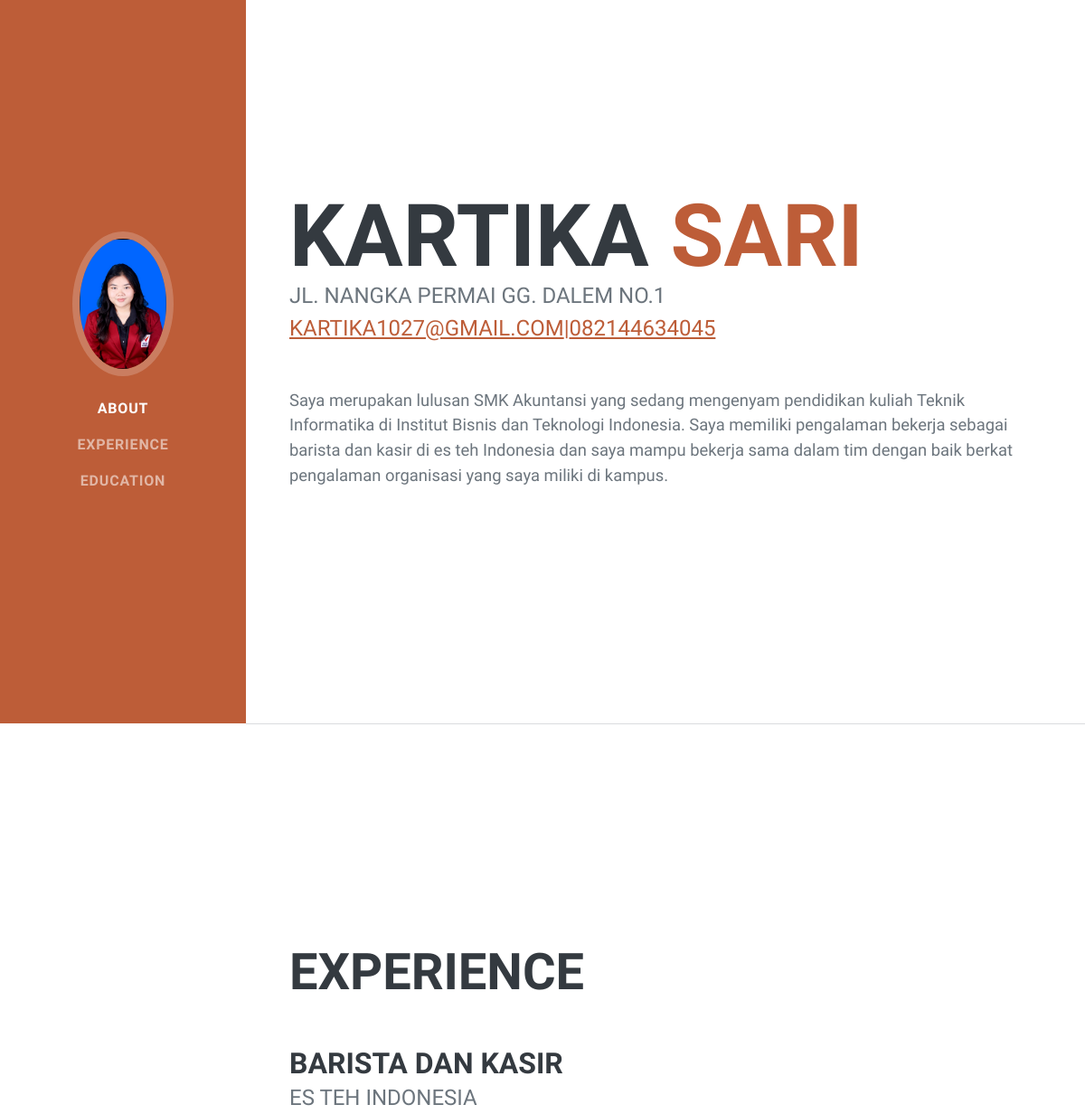
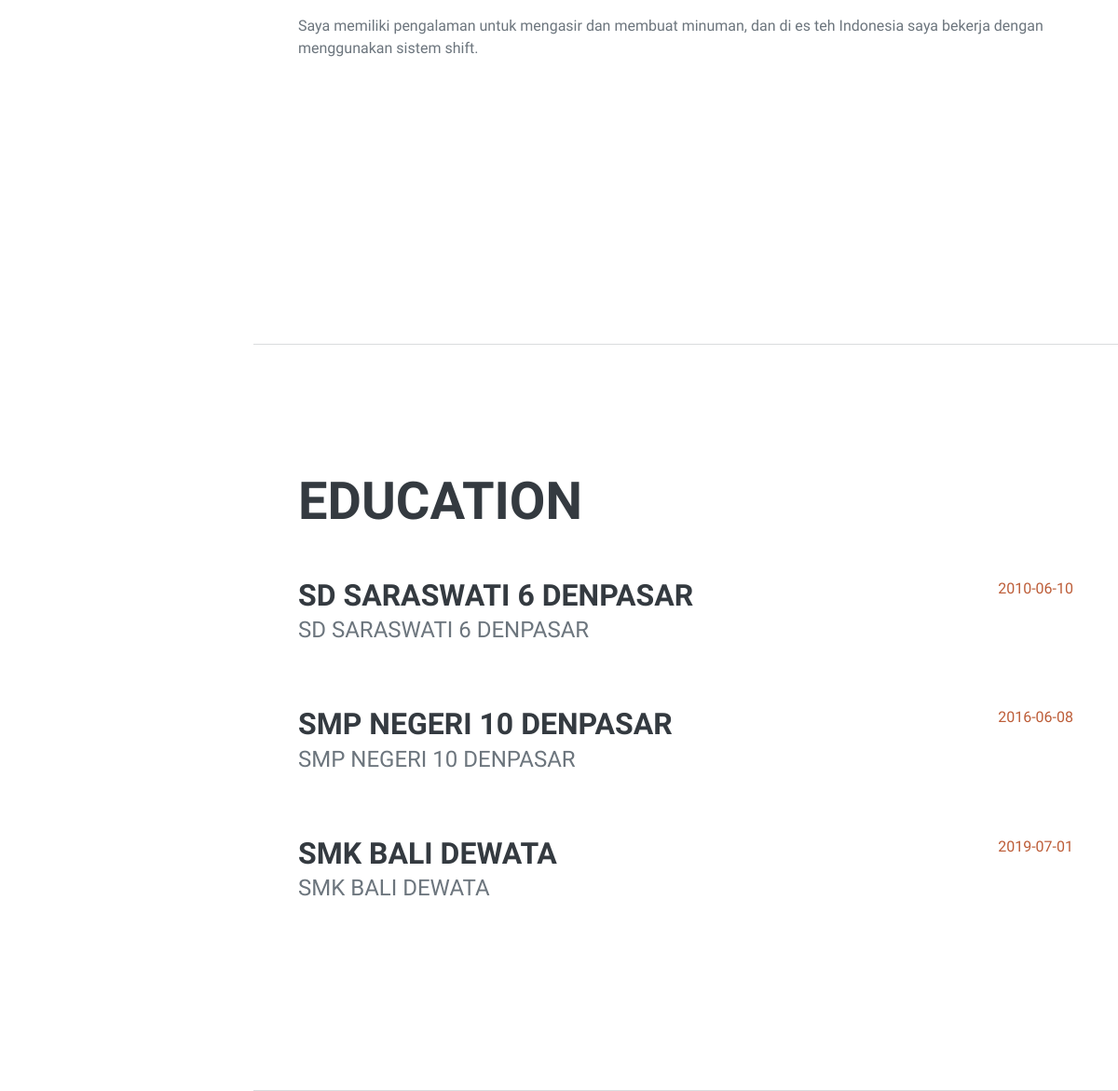
Page /depan/index.php on the committed database (2 pictures, top to bottom).
### tables this page shows
CREATE TABLE `about` (
  `id` int NOT NULL,
  `email` varchar(255) NOT NULL,
  `kontak` varchar(255) NOT NULL,
  `alamat` text NOT NULL,
  `deskripsi` text NOT NULL
);

CREATE TABLE `pengalaman` (
  `id` int NOT NULL,
  `posisi` varchar(255) NOT NULL,
  `perusahaan` varchar(255) NOT NULL,
  `deskripsi` text NOT NULL
);

CREATE TABLE `pendidkan` (
  `id` int NOT NULL,
  `nama` varchar(255) NOT NULL,
  `dari` date NOT NULL,
  `sampai` date NOT NULL
);

### depan/index.php (the view, shortened to what this page needs)
<!DOCTYPE html>
<html lang="en">
    <head>
        <link href="css/styles.css" rel="stylesheet" />
    </head>
    <body id="page-top">
        <nav class="navbar navbar-expand-lg navbar-dark bg-primary fixed-top" id="sideNav">
            <a class="navbar-brand js-scroll-trigger" href="#page-top">
                <span class="d-none d-lg-block"><img class="img-fluid img-profile rounded-circle mx-auto mb-2" src="assets/img/karti.PNG" alt="..." /></span>
            </a>
            <div class="collapse navbar-collapse" id="navbarResponsive">
                <ul class="navbar-nav">
                    <li class="nav-item"><a class="nav-link js-scroll-trigger" href="#about">About</a></li>
                    <li class="nav-item"><a class="nav-link js-scroll-trigger" href="#experience">Experience</a></li>
                    <li class="nav-item"><a class="nav-link js-scroll-trigger" href="#education">Education</a></li>
                </ul>
            </div>
        </nav>
        <div class="container-fluid p-0">
            <section class="resume-section" id="about">
                <div class="resume-section-content">
                    <h1 class="mb-0">
                        Kartika
                        <span class="text-primary">Sari</span>
                    </h1>
                    <?php
                    include 'koneksi.php';
                    $data = mysqli_query($koneksi,"select * from about");
                    while($d = mysqli_fetch_array($data)){
                    ?>
                    <div class="subheading mb-5">
                    <?php echo $d['alamat']; ?>
                        <a href="mailto:name@email.com"><?php echo $d['email']; ?>|<?php echo $d['kontak']; ?></a>
                    </div>
                    <p class="lead mb-5"><?php echo $d['deskripsi']; ?></p>
                </div>
                <?php
                        }
                        ?>
            </section>
            <hr class="m-0" />
            <section class="resume-section" id="experience">
                <div class="resume-section-content">
                    <h2 class="mb-5">Experience</h2>
                    <?php
                    include 'koneksi.php';
                    $data = mysqli_query($koneksi,"select * from pengalaman");
                    while($d = mysqli_fetch_array($data)){
                    ?>
                    <div class="d-flex flex-column flex-md-row justify-content-between mb-5">
                        <div class="flex-grow-1">
                            <h3 class="mb-0"><?php echo $d['posisi']; ?></h3>
                            <div class="subheading mb-3"><?php echo $d['perusahaan']; ?></div>
                            <p><?php echo $d['deskripsi']; ?></p>
                        </div>
                    </div>
                <?php
                    }
                    ?>
                </div>
            </section>
            <hr class="m-0" />
            <section class="resume-section" id="education">
                <div class="resume-section-content">
                    <h2 class="mb-5">Education</h2>
                    <?php
                    include 'koneksi.php';
                    $data = mysqli_query($koneksi,"select * from pendidkan");
                    while($d = mysqli_fetch_array($data)){
                    ?>
                    <div class="d-flex flex-column flex-md-row justify-content-between mb-5">
                        <div class="flex-grow-1">
                            <h3 class="mb-0"><?php echo $d['nama']; ?></h3>
                            <div class="subheading mb-3"><?php echo $d['nama']; ?></div>
                        </div>
                        <div class="flex-shrink-0"><span class="text-primary"><?php echo $d['dari']; ?></span></div>
                    </div>
                    <?php
                    }
                    ?>
                </div>
            </section>
        </div>
    </body>
</html>

### rows in the picture
about: alamat "JL. NANGKA PERMAI GG. DALEM NO.1", email "KARTIKA1027@GMAIL.COM", kontak "082144634045", deskripsi "Saya merupakan lulusan SMK Akuntansi yang sedang mengenyam pendidikan kuliah Teknik Informatika di Institut Bisnis dan Teknologi Indonesia. Saya memiliki pengalaman bekerja sebagai barista dan kasir di es teh Indonesia dan saya mampu bekerja sama dalam tim dengan baik berkat pengalaman organisasi yang saya miliki di kampus."
pengalaman: posisi "BARISTA DAN KASIR", perusahaan "ES TEH INDONESIA", deskripsi "Saya memiliki pengalaman untuk mengasir dan membuat minuman, dan di es teh Indonesia saya bekerja dengan menggunakan sistem shift."
pendidkan: nama "SD SARASWATI 6 DENPASAR", dari "2010-06-10"
pendidkan: nama "SMP NEGERI 10 DENPASAR", dari "2016-06-08"
pendidkan: nama "SMK BALI DEWATA", dari "2019-07-01"
